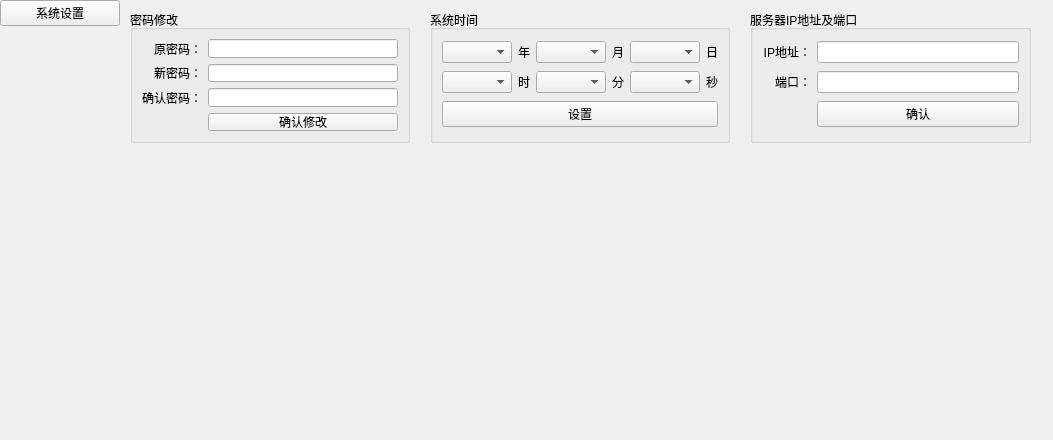
<?xml version="1.0" encoding="UTF-8"?>
<ui version="4.0">
 <class>frmConfig</class>
 <widget class="QWidget" name="frmConfig">
  <property name="geometry">
   <rect>
    <x>0</x>
    <y>0</y>
    <width>1053</width>
    <height>440</height>
   </rect>
  </property>
  <property name="windowTitle">
   <string>Form</string>
  </property>
  <layout class="QHBoxLayout" name="horizontalLayout">
   <property name="spacing">
    <number>0</number>
   </property>
   <property name="margin">
    <number>0</number>
   </property>
   <item>
    <widget class="QWidget" name="widget_left" native="true">
     <property name="minimumSize">
      <size>
       <width>120</width>
       <height>0</height>
      </size>
     </property>
     <layout class="QVBoxLayout" name="verticalLayout">
      <property name="spacing">
       <number>0</number>
      </property>
      <property name="margin">
       <number>0</number>
      </property>
      <item>
       <widget class="QPushButton" name="btnConfig">
        <property name="text">
         <string>系统设置</string>
        </property>
        <property name="checkable">
         <bool>true</bool>
        </property>
       </widget>
      </item>
      <item>
       <spacer name="verticalSpacer">
        <property name="orientation">
         <enum>Qt::Vertical</enum>
        </property>
        <property name="sizeHint" stdset="0">
         <size>
          <width>20</width>
          <height>192</height>
         </size>
        </property>
       </spacer>
      </item>
     </layout>
    </widget>
   </item>
   <item>
    <widget class="QWidget" name="widget_2" native="true">
     <property name="sizePolicy">
      <sizepolicy hsizetype="Expanding" vsizetype="Preferred">
       <horstretch>0</horstretch>
       <verstretch>0</verstretch>
      </sizepolicy>
     </property>
     <widget class="QGroupBox" name="groupBox">
      <property name="geometry">
       <rect>
        <x>10</x>
        <y>10</y>
        <width>280</width>
        <height>133</height>
       </rect>
      </property>
      <property name="minimumSize">
       <size>
        <width>280</width>
        <height>0</height>
       </size>
      </property>
      <property name="title">
       <string>密码修改</string>
      </property>
      <layout class="QGridLayout" name="gridLayout">
       <item row="0" column="0">
        <widget class="QLabel" name="labOldPasswd">
         <property name="text">
          <string>原密码：</string>
         </property>
         <property name="alignment">
          <set>Qt::AlignRight|Qt::AlignTrailing|Qt::AlignVCenter</set>
         </property>
        </widget>
       </item>
       <item row="0" column="1">
        <widget class="QLineEdit" name="leOldPasswd">
         <property name="inputMethodHints">
          <set>Qt::ImhHiddenText|Qt::ImhNoAutoUppercase|Qt::ImhNoPredictiveText</set>
         </property>
         <property name="echoMode">
          <enum>QLineEdit::Password</enum>
         </property>
        </widget>
       </item>
       <item row="1" column="0">
        <widget class="QLabel" name="labNewPasswd">
         <property name="text">
          <string>新密码：</string>
         </property>
         <property name="alignment">
          <set>Qt::AlignRight|Qt::AlignTrailing|Qt::AlignVCenter</set>
         </property>
        </widget>
       </item>
       <item row="1" column="1">
        <widget class="QLineEdit" name="leNewPasswd">
         <property name="echoMode">
          <enum>QLineEdit::Password</enum>
         </property>
        </widget>
       </item>
       <item row="2" column="0">
        <widget class="QLabel" name="labPasswdAgain">
         <property name="text">
          <string>确认密码：</string>
         </property>
         <property name="alignment">
          <set>Qt::AlignRight|Qt::AlignTrailing|Qt::AlignVCenter</set>
         </property>
        </widget>
       </item>
       <item row="2" column="1">
        <widget class="QLineEdit" name="lePasswdAgain">
         <property name="echoMode">
          <enum>QLineEdit::Password</enum>
         </property>
        </widget>
       </item>
       <item row="3" column="1">
        <widget class="QPushButton" name="btnUpdata">
         <property name="text">
          <string>确认修改</string>
         </property>
         <property name="autoDefault">
          <bool>false</bool>
         </property>
        </widget>
       </item>
      </layout>
     </widget>
     <widget class="QGroupBox" name="gboxTimeConfig">
      <property name="geometry">
       <rect>
        <x>310</x>
        <y>10</y>
        <width>300</width>
        <height>133</height>
       </rect>
      </property>
      <property name="title">
       <string>系统时间</string>
      </property>
      <layout class="QGridLayout" name="gridLayout_2">
       <item row="0" column="0">
        <widget class="QComboBox" name="cboxYear">
         <property name="sizePolicy">
          <sizepolicy hsizetype="Expanding" vsizetype="Fixed">
           <horstretch>0</horstretch>
           <verstretch>0</verstretch>
          </sizepolicy>
         </property>
        </widget>
       </item>
       <item row="0" column="1">
        <widget class="QLabel" name="labYear">
         <property name="text">
          <string>年</string>
         </property>
        </widget>
       </item>
       <item row="0" column="2">
        <widget class="QComboBox" name="cboxMonth">
         <property name="sizePolicy">
          <sizepolicy hsizetype="Expanding" vsizetype="Fixed">
           <horstretch>0</horstretch>
           <verstretch>0</verstretch>
          </sizepolicy>
         </property>
        </widget>
       </item>
       <item row="0" column="3">
        <widget class="QLabel" name="labMonth">
         <property name="text">
          <string>月</string>
         </property>
        </widget>
       </item>
       <item row="0" column="4">
        <widget class="QComboBox" name="cboxDay">
         <property name="sizePolicy">
          <sizepolicy hsizetype="Expanding" vsizetype="Fixed">
           <horstretch>0</horstretch>
           <verstretch>0</verstretch>
          </sizepolicy>
         </property>
        </widget>
       </item>
       <item row="0" column="5">
        <widget class="QLabel" name="labDay">
         <property name="text">
          <string>日</string>
         </property>
        </widget>
       </item>
       <item row="1" column="0">
        <widget class="QComboBox" name="cboxHour">
         <property name="sizePolicy">
          <sizepolicy hsizetype="Expanding" vsizetype="Fixed">
           <horstretch>0</horstretch>
           <verstretch>0</verstretch>
          </sizepolicy>
         </property>
        </widget>
       </item>
       <item row="1" column="1">
        <widget class="QLabel" name="labHour">
         <property name="text">
          <string>时</string>
         </property>
        </widget>
       </item>
       <item row="1" column="2">
        <widget class="QComboBox" name="cboxMin">
         <property name="sizePolicy">
          <sizepolicy hsizetype="Expanding" vsizetype="Fixed">
           <horstretch>0</horstretch>
           <verstretch>0</verstretch>
          </sizepolicy>
         </property>
        </widget>
       </item>
       <item row="1" column="3">
        <widget class="QLabel" name="labMin">
         <property name="text">
          <string>分</string>
         </property>
        </widget>
       </item>
       <item row="1" column="4">
        <widget class="QComboBox" name="cboxSec">
         <property name="sizePolicy">
          <sizepolicy hsizetype="Expanding" vsizetype="Fixed">
           <horstretch>0</horstretch>
           <verstretch>0</verstretch>
          </sizepolicy>
         </property>
        </widget>
       </item>
       <item row="1" column="5">
        <widget class="QLabel" name="labSec">
         <property name="text">
          <string>秒</string>
         </property>
        </widget>
       </item>
       <item row="2" column="0" colspan="6">
        <widget class="QPushButton" name="btnSetTime">
         <property name="text">
          <string>设置</string>
         </property>
        </widget>
       </item>
      </layout>
     </widget>
     <widget class="QGroupBox" name="groupBox_2">
      <property name="geometry">
       <rect>
        <x>630</x>
        <y>10</y>
        <width>281</width>
        <height>133</height>
       </rect>
      </property>
      <property name="title">
       <string>服务器IP地址及端口</string>
      </property>
      <layout class="QGridLayout" name="gridLayout_3">
       <item row="0" column="0" colspan="2">
        <widget class="QLabel" name="label">
         <property name="text">
          <string>IP地址：</string>
         </property>
         <property name="alignment">
          <set>Qt::AlignRight|Qt::AlignTrailing|Qt::AlignVCenter</set>
         </property>
        </widget>
       </item>
       <item row="0" column="2">
        <widget class="QLineEdit" name="host"/>
       </item>
       <item row="1" column="0">
        <widget class="QLabel" name="label_2">
         <property name="text">
          <string/>
         </property>
        </widget>
       </item>
       <item row="1" column="1">
        <widget class="QLabel" name="label_3">
         <property name="text">
          <string>端口：</string>
         </property>
         <property name="alignment">
          <set>Qt::AlignRight|Qt::AlignTrailing|Qt::AlignVCenter</set>
         </property>
        </widget>
       </item>
       <item row="1" column="2">
        <widget class="QLineEdit" name="port"/>
       </item>
       <item row="2" column="2">
        <widget class="QPushButton" name="btnEnter">
         <property name="text">
          <string>确认</string>
         </property>
        </widget>
       </item>
      </layout>
     </widget>
    </widget>
   </item>
  </layout>
 </widget>
 <resources/>
 <connections/>
</ui>
